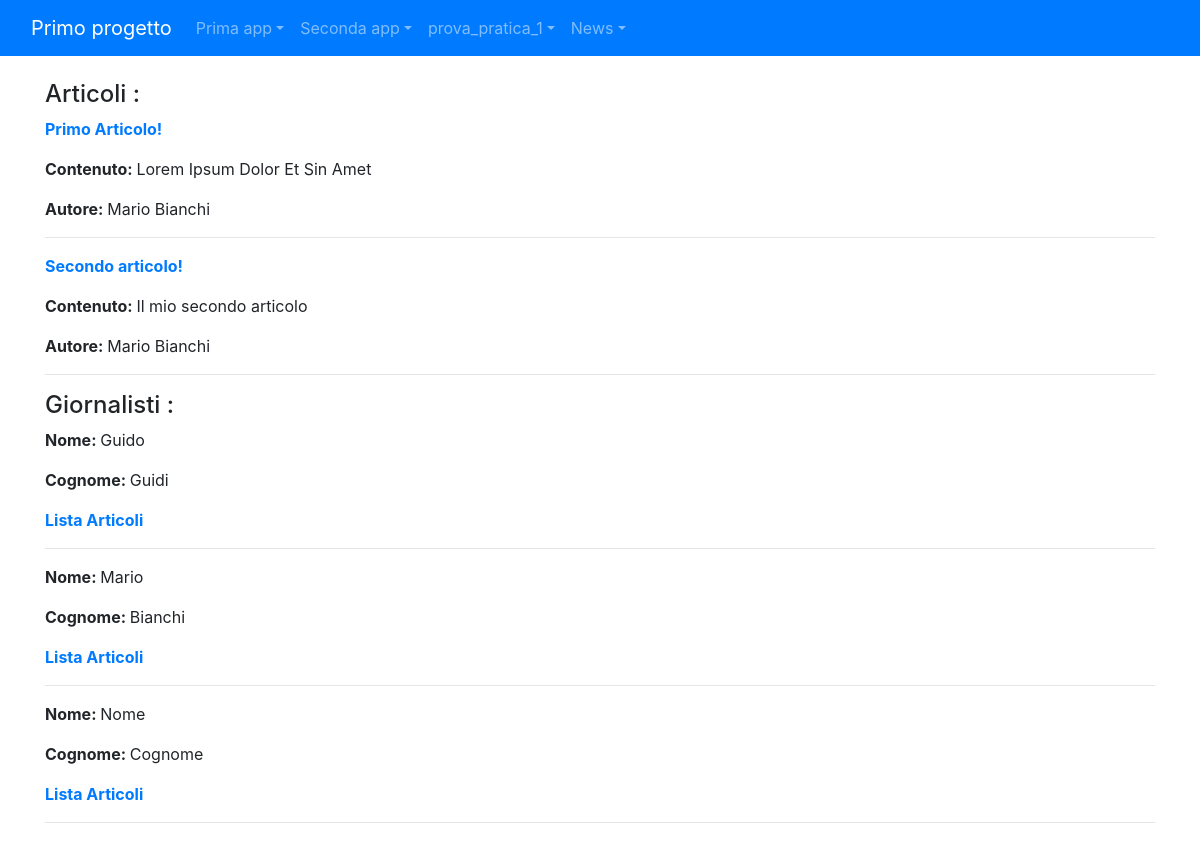
Before: /news/ with the older database file.
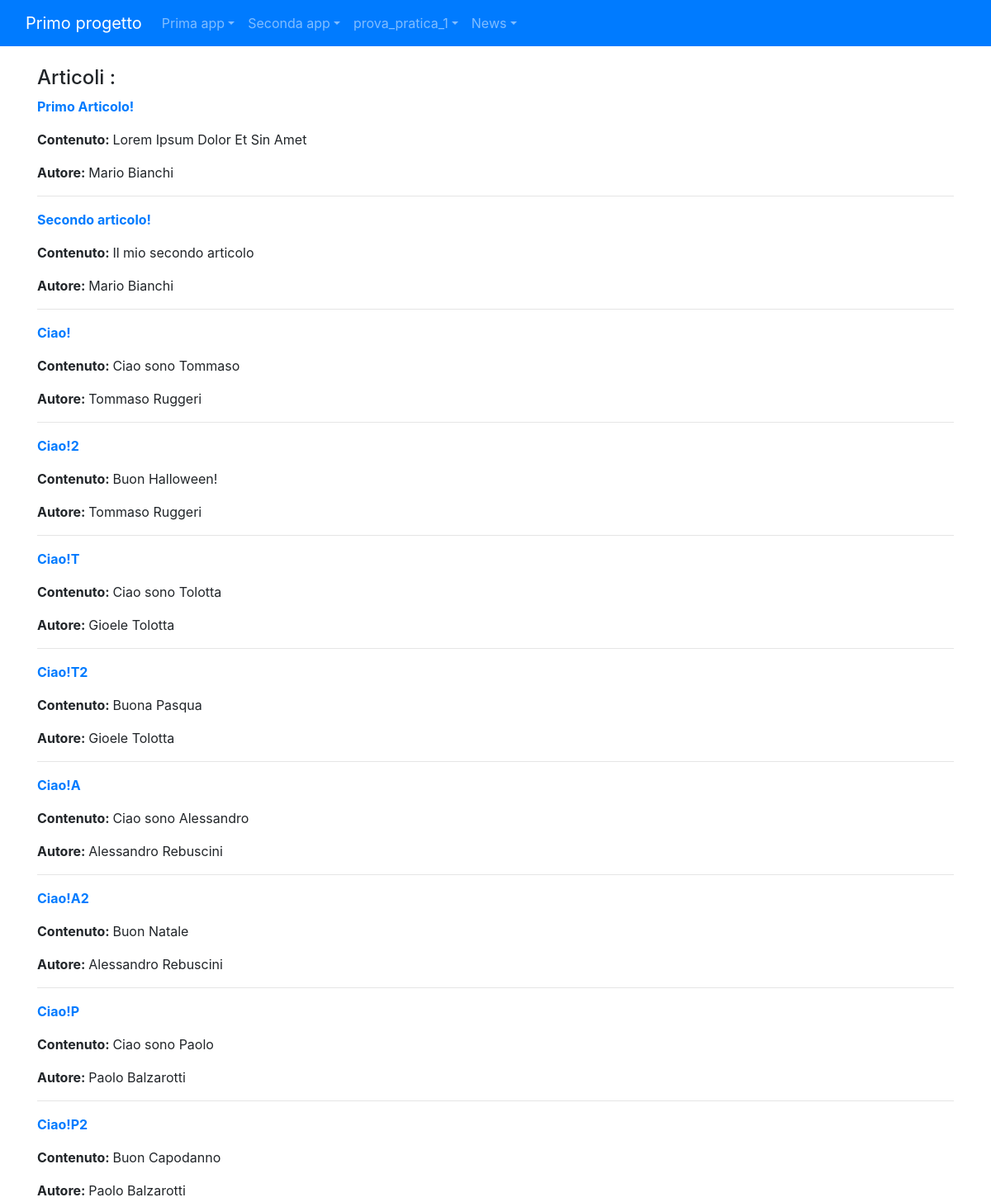
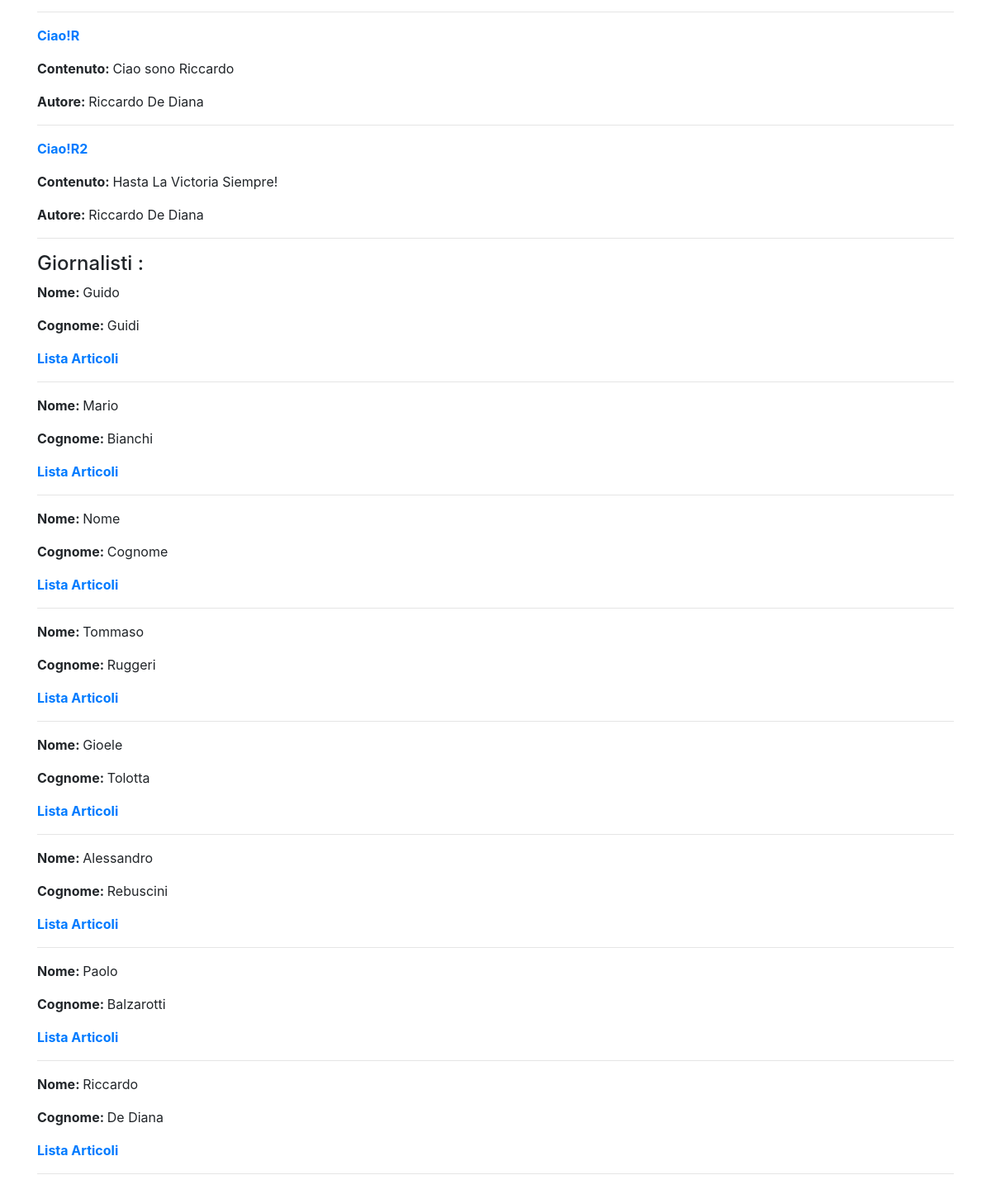
After: the same page with the newer database file (2 pictures, top to bottom).
### news/models.py (models this page shows)
class Articolo(models.Model):
    titolo=models.CharField(max_length=200)
    contenuto=models.TextField()
    giornalista=models.ForeignKey(Giornalista, on_delete=models.CASCADE, related_name="articoli")
    data=models.DateField( blank=True)
    visualizzazioni=models.IntegerField(default=0,blank=True)
    def __str__(self):
        return self.titolo
    class Meta:
            verbose_name = "Articolo"
            verbose_name_plural = "Articoli"

class Giornalista(models.Model):
    nome=models.CharField(max_length=20)
    cognome=models.CharField(max_length=20)
    anno_di_nascita= models.DateField(blank=True)
    def __str__(self):
        return self.nome + " " +self.cognome
    class Meta:
        verbose_name = "Giornalista"
        verbose_name_plural = "Giornalisti"

### news/views.py (the view)
# urls.py: path('',home,name="homeview"),
def home(request):
    articoli=Articolo.objects.all()
    giornalisti= Giornalista.objects.all()
    context={"articoli": articoli, "giornalisti": giornalisti}
    print(context)
    return render(request, 'news/homepage.html',context)

### news/templates/news/homepage.html (shortened to what this page needs)
{% extends 'base.html'%}
{%block content%}
    <h4>Articoli :</h4>
    {% for articolo in articoli %}
        <p><strong><a href="{% url 'news:articolo_detail' pk=articolo.pk %}">{{ articolo.titolo }}</a></strong></p>
        <p><strong>Contenuto: </strong>{{ articolo.contenuto }}</p>
        <p><strong>Autore: </strong>{{ articolo.giornalista }}</p>
        <hr>
    {% endfor %}
    <h4>Giornalisti :</h4>
    {% for giornalista in giornalisti %}
        <p><strong>Nome: </strong>{{ giornalista.nome }}</p>
        <p><strong>Cognome: </strong>{{ giornalista.cognome }}</p>
        <p><strong><a href="{% url 'news:lista_articoli_giornalista' pk=giornalista.pk %}">Lista Articoli</a></strong></p>
        <hr>
    {% endfor %}
{%endblock content%}

### templates/base.html (shortened to what this page needs)
<!doctype html>
{% load static %}
<html lang="en">
  <head>
    <link rel="stylesheet" href="https://cdn.jsdelivr.net/npm/bootstrap@4.5.3/dist/css/bootstrap.min.css">
  </head>
  <body>
    <nav class="navbar navbar-expand-lg navbar-dark bg-primary">
  <div class="container-fluid">
    <a class="navbar-brand" href="{% url 'index_root' %}">Primo progetto</a>
    <div class="collapse navbar-collapse" id="navbarNavDropdown">
      <ul class="navbar-nav">
        <li class="nav-item dropdown">
          <a class="nav-link dropdown-toggle" href="#" id="primaAppDropdown"
             role="button" data-toggle="dropdown" aria-haspopup="true"
             aria-expanded="false">Prima app</a>
        </li>
        <li class="nav-item dropdown">
          <a class="nav-link dropdown-toggle" href="#" id="secondaAppDropdown"
             role="button" data-toggle="dropdown" aria-haspopup="true"
             aria-expanded="false">Seconda app</a>
        </li>
        <li class="nav-item dropdown">
          <a class="nav-link dropdown-toggle" href="#" id="provaPratica1Dropdown"
             role="button" data-toggle="dropdown" aria-haspopup="true"
             aria-expanded="false">prova_pratica_1</a>
        </li>
        <li class="nav-item dropdown">
          <a class="nav-link dropdown-toggle" href="#" id="newsDropdown"
             role="button" data-toggle="dropdown" aria-haspopup="true"
             aria-expanded="false">News</a>
        </li>
      </ul>
    </div>
  </div>
</nav>
<div class="container my-4">
    {% block content %}
    {% endblock content %}
      </div>
  </body>
</html>

Changed rows visible on the page:
added Articolo: titolo "Ciao!", contenuto "Ciao sono Tommaso", giornalista "Tommaso Ruggeri"
added Articolo: titolo "Ciao!2", contenuto "Buon Halloween!", giornalista "Tommaso Ruggeri"
added Articolo: titolo "Ciao!T", contenuto "Ciao sono Tolotta", giornalista "Gioele Tolotta"
added Articolo: titolo "Ciao!T2", contenuto "Buona Pasqua", giornalista "Gioele Tolotta"
added Articolo: titolo "Ciao!A", contenuto "Ciao sono Alessandro", giornalista "Alessandro Rebuscini"
added Articolo: titolo "Ciao!A2", contenuto "Buon Natale", giornalista "Alessandro Rebuscini"
added Articolo: titolo "Ciao!P", contenuto "Ciao sono Paolo", giornalista "Paolo Balzarotti"
added Articolo: titolo "Ciao!P2", contenuto "Buon Capodanno", giornalista "Paolo Balzarotti"
added Articolo: titolo "Ciao!R", contenuto "Ciao sono Riccardo", giornalista "Riccardo De Diana"
added Articolo: titolo "Ciao!R2", contenuto "Hasta La Victoria Siempre!", giornalista "Riccardo De Diana"
added Giornalista: nome "Tommaso", cognome "Ruggeri"
added Giornalista: nome "Gioele", cognome "Tolotta"
added Giornalista: nome "Alessandro", cognome "Rebuscini"
added Giornalista: nome "Paolo", cognome "Balzarotti"
added Giornalista: nome "Riccardo", cognome "De Diana"
